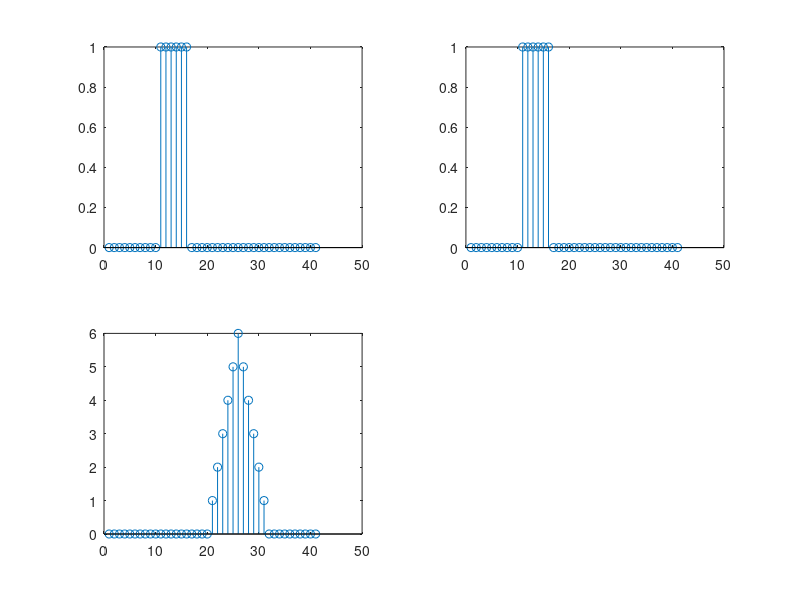

Here is the MATLAB script that generated this plot:
clc
clear all
close all

n=-10:10;
u1=(n>=0)
u2=((n-6)>=0);
x=u1-u2;
h=x;
m=length(x);
n=length(h);
x=[x,zeros(1,n-1)];
h=[h,zeros(1,m-1)];
y=zeros(1,m+n-1);


for i=1:m+n-1
    y(i)=0;
    for k=1:i
        y(i)=y(i)+(x(k)*h(i-k+1));
    end
end
subplot(2,2,1); stem(x);
subplot(2,2,2); stem(h);
subplot(2,2,3); stem(y);